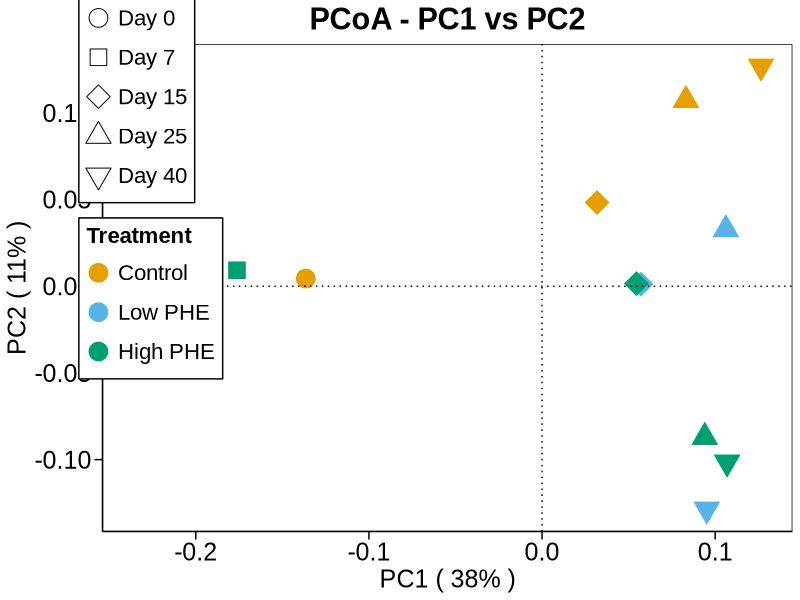
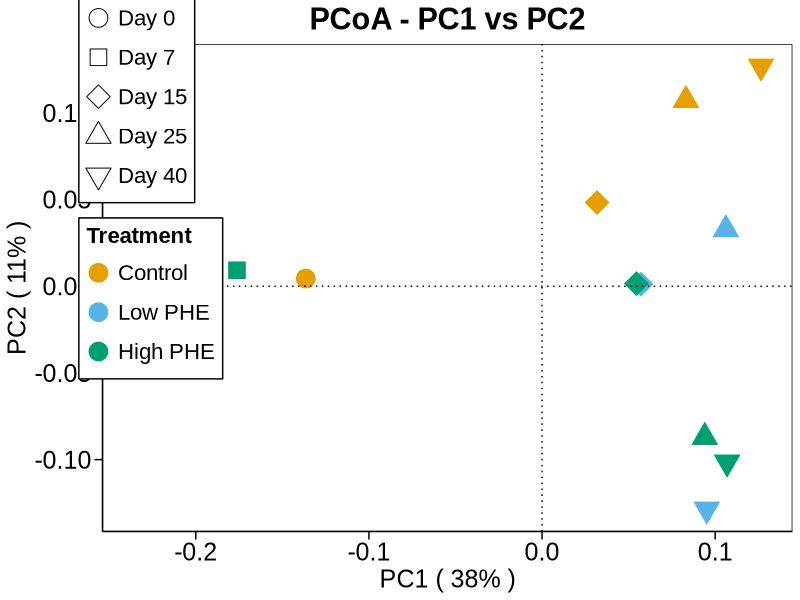
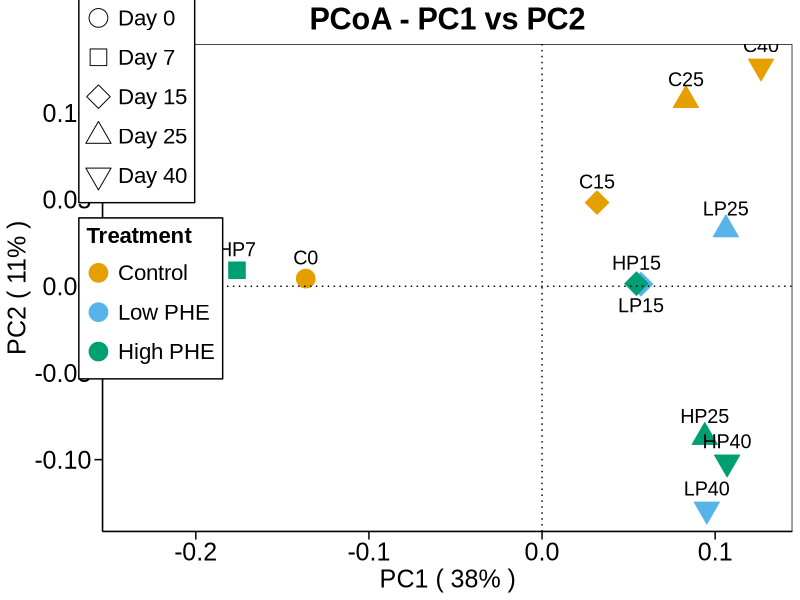
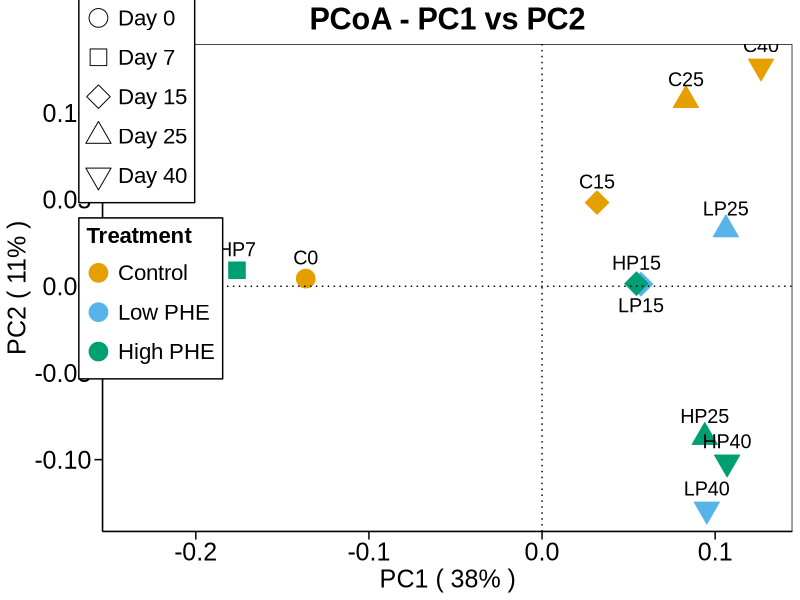

Generate these figures, in order, with R:
library(vegan)
library(ape)
library(ggplot2)
library(grid)
library(RColorBrewer)

data <- read.csv("otu_table.txt", head=TRUE,sep="\t",row.names = 1)
data <- data[,c(1,2,10,6,3,11,7,4,12,8,5,13,9)]
groups <- read.table("group.list.txt",sep = "\t",header = F,colClasses = c("character"))
groups <- as.list(groups)
data <- t(data)
data[is.na(data)] <- 0
data <- vegdist(data)

length=length(unique(as.character(groups$V1)))
times1=length%/%8
res1=length%%8
times2=length%/%5
res2=length%%5
col1=rep(1:8,times1)
col=c(col1,1:res1)
pich1=rep(c(15,21:24,18,18),times2)
pich=c(21:25)
cbbPalette <- c("#E69F00", "#56B4E9", "#009E73")
Palette <- c("#000000", "#000000", "#000000")
pcoa<- pcoa(data, correction = "none", rn = NULL)
PC1 = pcoa$vectors[,1]
PC2 = pcoa$vectors[,2]
plotdata <- data.frame(rownames(pcoa$vectors),PC1,PC2,groups$V2,groups$V3)
colnames(plotdata) <-c("sample","PC1","PC2","Treatment","Time")
pc1 <-floor(pcoa$values$Relative_eig[1]*100)
pc2 <-floor(pcoa$values$Relative_eig[2]*100)

p2<-ggplot(plotdata, aes(PC1, PC2)) +
geom_point(aes(shape=Time,fill=Treatment,colour=Treatment),size=6)+ 
scale_shape_manual(values=pich,breaks = c("Day 0","Day 7","Day 15","Day 25","Day 40"))+
scale_colour_manual(values=cbbPalette,breaks = c("Control","Low PHE","High PHE"))+
scale_fill_manual(values=cbbPalette,breaks = c("Control","Low PHE","High PHE"))+
labs(title="PCoA - PC1 vs PC2")+ 
xlab(paste("PC1 ( ",pc1,"%"," )",sep=""))+ 
ylab(paste("PC2 ( ",pc2,"%"," )",sep=""))+
theme(text=element_text(family="Arial",size=18))+
geom_vline(aes(xintercept = 0),linetype="dotted")+
geom_hline(aes(yintercept = 0),linetype="dotted")+
theme(panel.background = element_rect(fill='white', colour='black'),
      panel.grid=element_blank(), 
      axis.title = element_text(color='black',family="Arial",size=18),
      axis.ticks.length = unit(0.4,"lines"), axis.ticks = element_line(color='black'),
      axis.line = element_line(colour = "black"), 
      axis.title.x=element_text(colour='black', size=18),
      axis.title.y=element_text(colour='black', size=18),
      axis.text=element_text(colour='black',size=18),
      legend.title=element_text(colour = "black",size = 16,face = "bold"),
      legend.text=element_text(family="Arial", size=16),
      legend.key=element_blank(),legend.position = c(0.07,0.74),
      legend.background = element_rect(colour = "black"),legend.key.height=unit(1,"cm"))+
theme(plot.title = element_text(size=22,colour = "black",face = "bold",hjust = 0.5))

cairo_pdf("PCoA12.pdf",height=12,width=15)
p2
png(filename="PCoA12.png",res=600,height=5400,width=7200,type="cairo")
p2
dev.off()

sample1 <- c("C0","","","HP7","C15","","HP15","C25","LP25","HP25","C40","LP40","HP40")
sample2 <- c("","C7","LP7","","","LP15",rep("",7))
p5<-ggplot(plotdata, aes(PC1, PC2)) +
geom_point(aes(shape=Time,fill=Treatment,colour=Treatment),size=6)+ 
geom_text(aes(label=sample1),size=5,family="Arial",hjust=0.5,vjust=-1)+
geom_text(aes(label=sample2),size=5,family="Arial",hjust=0.5,vjust=2)+
scale_shape_manual(values=pich,breaks = c("Day 0","Day 7","Day 15","Day 25","Day 40"))+
scale_colour_manual(values=cbbPalette,breaks = c("Control","Low PHE","High PHE"))+
scale_fill_manual(values=cbbPalette,breaks = c("Control","Low PHE","High PHE"))+
labs(title="PCoA - PC1 vs PC2")+ 
xlab(paste("PC1 ( ",pc1,"%"," )",sep=""))+ 
ylab(paste("PC2 ( ",pc2,"%"," )",sep=""))+
theme(text=element_text(family="Arial",size=18))+
geom_vline(aes(xintercept = 0),linetype="dotted")+
geom_hline(aes(yintercept = 0),linetype="dotted")+
theme(panel.background = element_rect(fill='white', colour='black'),
      panel.grid=element_blank(), 
      axis.title = element_text(color='black',family="Arial",size=18),
      axis.ticks.length = unit(0.4,"lines"), axis.ticks = element_line(color='black'),
      axis.line = element_line(colour = "black"), 
      axis.title.x=element_text(colour='black', size=18),
      axis.title.y=element_text(colour='black', size=18),
      axis.text=element_text(colour='black',size=18),
      legend.title=element_text(colour = "black",size = 16,face = "bold"),
      legend.text=element_text(family="Arial", size=16),
      legend.key=element_blank(),legend.position = c(0.07,0.74),
      legend.background = element_rect(colour = "black"),legend.key.height=unit(1,"cm"))+
theme(plot.title = element_text(size=22,colour = "black",face = "bold",hjust = 0.5))

cairo_pdf("PCoA12-2.pdf",height=12,width=15)
p5
png(filename="PCoA12-2.png",res=600,height=5400,width=7200,type="cairo")
p5
dev.off()